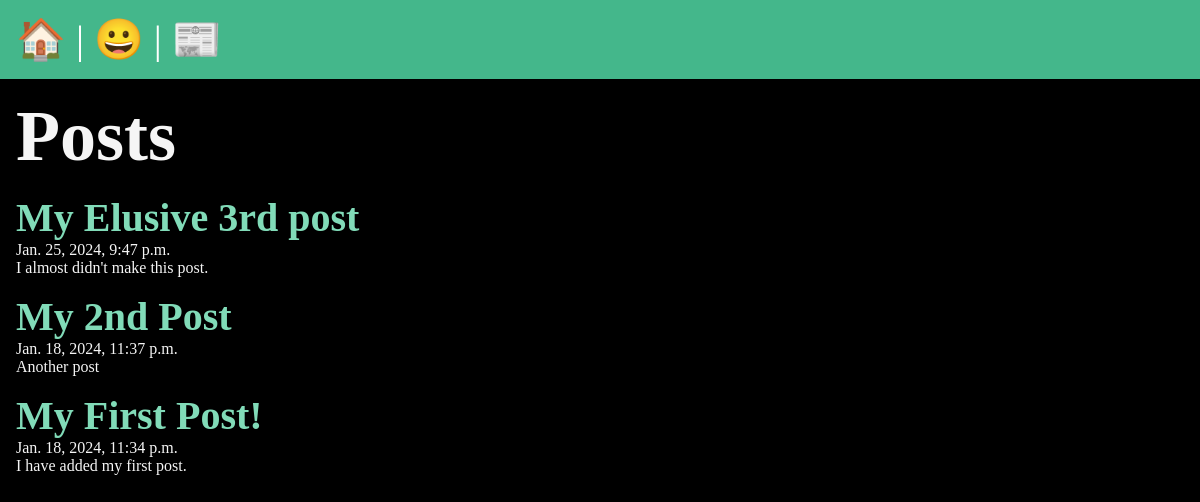
/posts/, run on the app's committed database.
### posts/models.py (models this page shows, shortened)
class Post(models.Model):
    title = models.CharField(max_length=75)
    body = models.TextField()
    slug = models.SlugField()
    date = models.DateTimeField(auto_now_add=True)

### posts/views.py (the view)
# urls.py: path('', views.posts_list, name="list"),
def posts_list(request):
    posts = Post.objects.all().order_by('-date')
    return render(request, 'posts/posts_list.html', {'posts': posts})

### posts/templates/posts/posts_list.html (shortened to what this page needs)
{% extends 'layout.html' %}
{% block content %}
    <section>
    <h1>Posts</h1>
    {% for post in posts %}
        <article class="post">
            <h2>
                <a href="{%  url 'posts:page' slug=post.slug %}">
                    {{ post.title }}
                </a>
            </h2>
            <p>{{ post.date }}</p>
            <p>{{ post.body }}</p>
        </article>
    {% endfor %}
</section>
{% endblock %}

### templates/layout.html (shortened to what this page needs)
<!DOCTYPE html>
{% load static %}
<html lang="en">
<head>
    <link rel="stylesheet" href="{% static 'css/style.css' %}">
</head>
<body>
    <nav>
        <a href="/">
            <span role="img" aria-label="Home">🏠</span>
        </a> |
        <a href="/about">
            <span role="img" aria-label="About">😀</span>
        </a> |
        <a href="{% url 'posts:list' %}">
            <span role="img" aria-label="Posts">📰</span>
            </a>
    </nav>
    <main>
        {% block content %}
        {% endblock %}
    </main>
</body>
</html>

### static/css/style.css (style rules this page uses)
* { margin: 0; padding: 0; box-sizing: border-box; }
body { min-height: 100vh; background-color: black; color: whitesmoke; font-size: 3rem; }
nav { padding: 1rem; background-color: #44B78B; color: white; font-size: 2.5rem; }
main { padding: 1rem; }
section { display: flex; flex-flow: column; gap: 1rem; }
h2 { font-size: 2.5rem; }
p { font-size: 1rem; }
a { text-decoration: none; color: #81dbb8; }

### data on the page
Post: title "My Elusive 3rd post", date "Jan. 25, 2024, 9:47 p.m.", body "I almost didn't make this post."
Post: title "My 2nd Post", date "Jan. 18, 2024, 11:37 p.m.", body "Another post"
Post: title "My First Post!", date "Jan. 18, 2024, 11:34 p.m.", body "I have added my first post."
